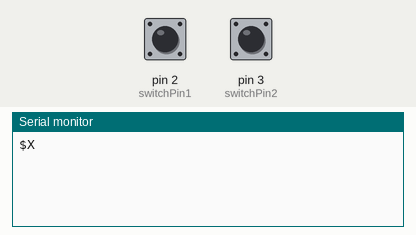
The sketch below on a simulated Arduino Uno, built with avr-gcc and run on an emulated ATmega328P. Shown: the last lines printed to the serial monitor. The test bench sets the inputs (shaded band); at power-on: pin 2 (switchPin1) HIGH, pin 3 (switchPin2) HIGH.

Above: at 3.2 s.
3.3 s: pin 2 (switchPin1) pulled LOW for 0.15 s
At 4.1 s:
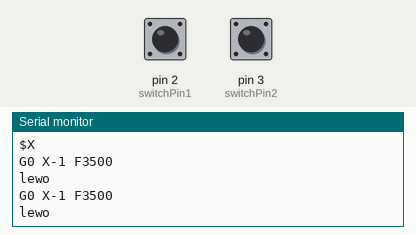
4.9 s: pin 3 (switchPin2) pulled LOW for 0.15 s
At 5.3 s:
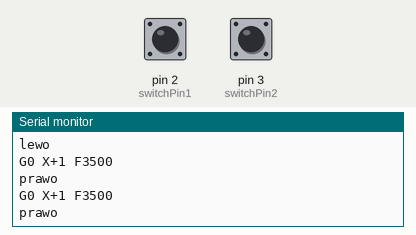

Measured:
- after the input at 3.3 s, the serial monitor: prints a new line at once (image 1)
- after the input at 4.9 s, the serial monitor: prints a new line at once (image 2)

The sketch:

Button_steppermotor.ino
```cpp
/**
 * Arduino GRBL - Sterowanie Przyciskami
 *
 * Projekt: Arduino GRBL Sterowanie klawiszami
 * Autor: DM
 * Organizacja: V-Slot Poland (www.v-slot.pl)
 * Data: 04.2023 | Zaktualizowano: 07.2024
 *
 * Opis:
 * Skrypt steruje silnikami krokowymi za pomocą przełącznika 3-pozycyjnego.
 * Przesyła komendy G-code do sterownika GRBL poprzez komunikację szeregową.
 *
 * Hardware: Arduino Uno/Mega/Nano + Przełącznik 3-pozycyjny
 */

// ============================================================================
// KONFIGURACJA
// ============================================================================

// Przypisanie pinów
const int switchPin1 = 2;  // Pin lewego przełącznika
const int switchPin2 = 3;  // Pin prawego przełącznika

// Parametry komunikacji
const unsigned long BAUD_RATE = 115200;  // Prędkość transmisji
const unsigned long INIT_DELAY = 1000;   // Opóźnienie inicjalizacji
const unsigned long LOOP_DELAY = 100;    // Debouncing delay

// Komendy G-code
const char* CMD_CLEAR_ALARM = "$X";
const char* CMD_MOVE_LEFT = "G0 X-1 F3500";
const char* CMD_MOVE_RIGHT = "G0 X+1 F3500";

// ============================================================================
// SETUP - Inicjalizacja
// ============================================================================

void setup() {
  // Konfiguracja pinów wejściowych z pull-up rezystorami
  pinMode(switchPin1, INPUT_PULLUP);
  pinMode(switchPin2, INPUT_PULLUP);

  // Inicjalizacja komunikacji szeregowej z GRBL
  Serial.begin(BAUD_RATE);

  // Czekaj na stabilizację sterownika
  delay(INIT_DELAY);

  // Wyślij komendę wyczyszczenia alarmu do GRBL
  Serial.println(CMD_CLEAR_ALARM);

  delay(INIT_DELAY);
}

// ============================================================================
// LOOP - Główna pętla programu
// ============================================================================

void loop() {
  // Odczyt aktualnego stanu przełączników
  // LOW = naciśnięty (0V), HIGH = zwolniony (5V)
  int switchState1 = digitalRead(switchPin1);
  int switchState2 = digitalRead(switchPin2);

  // Sprawdzenie lewego przełącznika
  if (switchState1 == LOW) {
    // Przełącznik LEWO jest naciśnięty - wyślij komendę ruchu
    Serial.println(CMD_MOVE_LEFT);
    Serial.println("lewo");  // Log dla debugowania
  }
  // Sprawdzenie prawego przełącznika
  else if (switchState2 == LOW) {
    // Przełącznik PRAWO jest naciśnięty - wyślij komendę ruchu
    Serial.println(CMD_MOVE_RIGHT);
    Serial.println("prawo");  // Log dla debugowania
  }
  // Żaden przełącznik nie jest naciśnięty
  else {
    // Brak akcji - czekaj na kolejne naciśnięcie
  }

  // Opóźnienie debouncing
  // - Ochrona przed wielokrotnym odczytem
  // - Stabilność komunikacji szeregowej
  // - Ochrona sterownika GRBL przed zbyt wieloma komendami
  delay(LOOP_DELAY);
}

// ============================================================================
// KONIEC SKRYPTU
// ============================================================================
```
